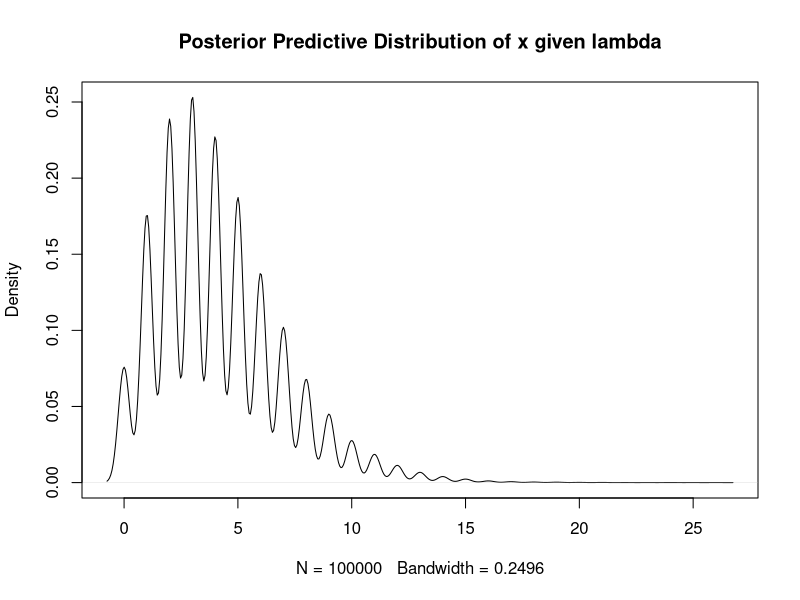
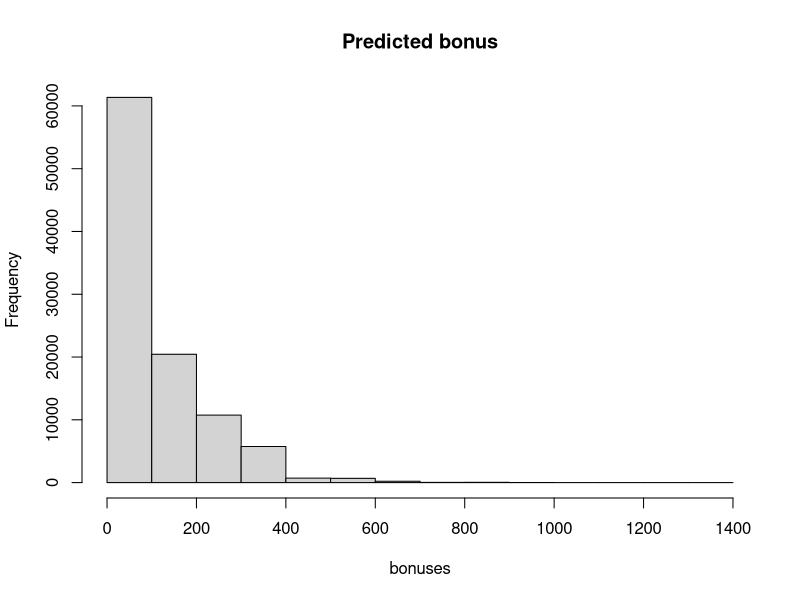

R code for these plots, in order:
# Lab 4 - Car Dealership Problem
# Matt Dickenson

# 1. What is probability that you exceed RA's performance?

# posterior is lambda~gamma(shape=5, rate=6)
lambdas = rgamma(100000, shape=5, rate=6)

x.week2 = rpois(100000, lambdas*5)

plot(density(x.week2), main="Posterior Predictive Distribution of x given lambda")
mean(x.week2>=6) # 0.27

# 2. What is probability that your bonus exceeds $100?

bonuses = (2*pi*x.week2)^sqrt(2)
mean(bonuses>100)
hist(bonuses, main='Predicted bonus') # 0.39

# 3. Why is it especially difficult to calculate the probability that you will sell 
# more cars in your second week than Ronald Aylmer sold in his?

# Because we are uncertain about:
# a) the true data generating process (assumed Poisson)
# b) the number of cars that RA will sell in the second week

# In other words, it's harder to calculate the probability that 
# our number of cars sold will be greater than his, since his
# is still a random variable (not a constant). 
